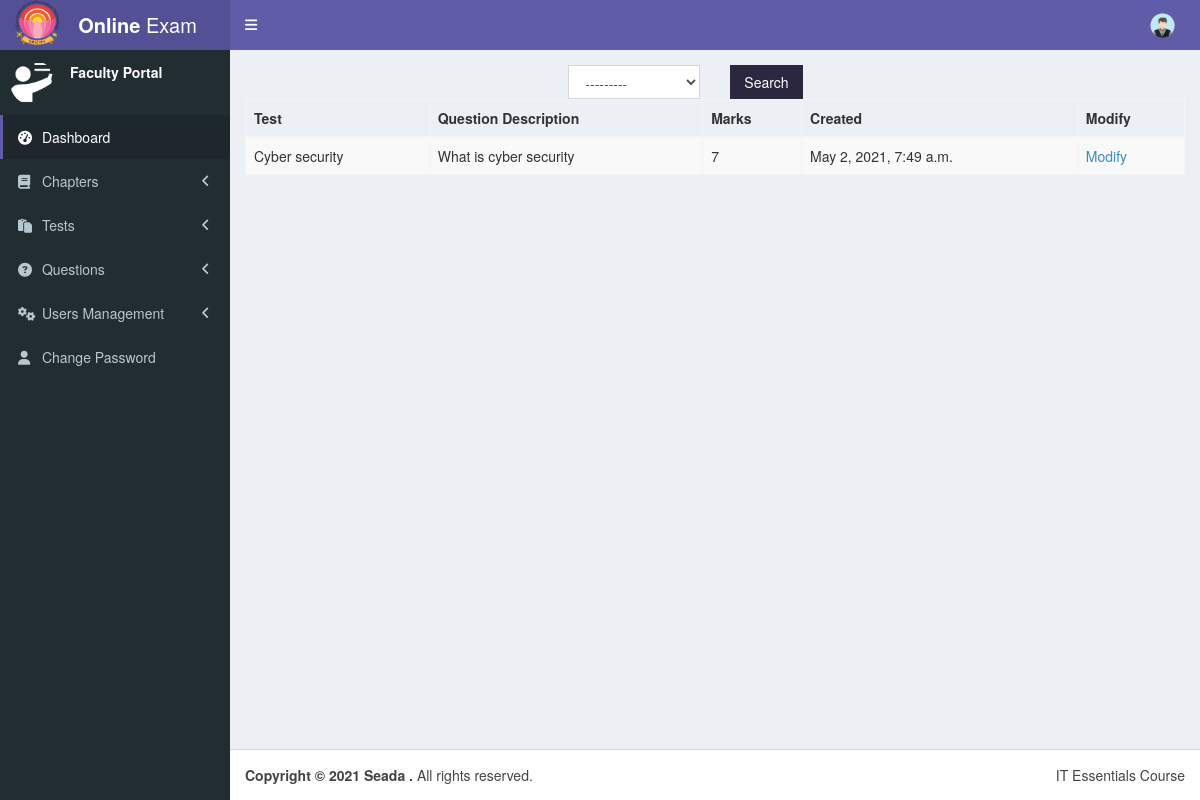
/view-questions (signed in), run on the app's committed database.
### it_essentials/models.py (models this page shows, shortened)
class StudentProfile(AbstractBaseUser, PermissionsMixin):
    email = models.EmailField(unique=True, max_length=30)
    name = models.CharField(max_length=250)
    profile_image = models.ImageField(upload_to='profile_images',null=True, blank=True, default="me.png")
    is_active = models.BooleanField(default=True)
    is_staff = models.BooleanField(default=False)
    date_joined = models.DateTimeField(default=timezone.now)
    last_login = models.DateTimeField(null=True)
    objects = UserProfileManager()
    USERNAME_FIELD = 'email'
    REQUIRED_FIELDS = ['name']

class Question(models.Model):
    test = models.ForeignKey(Exam, on_delete=models.CASCADE)
    name = models.CharField(max_length=300)
    score = models.PositiveIntegerField()
    answer1=models.CharField(max_length=200)
    answer2=models.CharField(max_length=200)
    answer3=models.CharField(max_length=200)
    answer4=models.CharField(max_length=200)
    answer5=models.CharField(max_length=200)
    answer_options=(('Answer1','Answer1'),('Answer2','Answer2'),('Answer3','Answer3'),('Answer4','Answer4'),('Answer5','Answer5'))
    answers=models.CharField(max_length=200,choices=answer_options)
    created = models.DateTimeField(auto_now_add=True)

class Exam(models.Model):
    chapter = models.OneToOneField(Chapter, on_delete=models.CASCADE)
    question_number = models.PositiveIntegerField()
    marks = models.PositiveIntegerField()
    def __str__(self):
        return self.chapter.name

class Chapter(models.Model):
    name = models.CharField(max_length=300)
    content = models.TextField()
    cover_image = models.ImageField(upload_to='chapters_cover_images')
    file_to_download = models.FileField(upload_to='chapter_file', blank=True, null=True)
    created = models.DateTimeField(auto_now_add=True)

### it_essentials/views.py (the view)
# urls.py: path('view-questions', view_questions, name='view_questions'),
@staff_member_required
def view_questions(request):
    filter = QuestionFilter(request.GET, queryset=Question.objects.all())
    return render(request, 'admin/view_questions.html',{'questions':filter})

### it_essentials/templates/admin/view_questions.html (shortened to what this page needs)
{% extends 'base.html' %}
{% block container %}
<section class="content container-fluid">
<div class="row">
    <div class="col-md-4 col-1"></div>
    <div class="col-md-4 col-10">
        <form method="get">
            <div class="row">
                <div class="col-md-6 col-12">{{ questions.form.test }}</div>
                <div class="col-md-6 col-12"><input type="submit" value="Search" class="btn-search"/></div>
            </div>
        </form>
    </div>
    <div class="col-md-4 col-1"></div>
</div>
    <table id="example" class="table table-striped table-bordered nowrap" style="width:100%">
        <thead>
            <tr>
                <th>Test</th>
                <th>Question Description</th>
                <th>Marks</th>
                <th>Created</th>
                <th>Modify</th>
            </tr>
        </thead>
        <tbody>
        {% for i in questions.qs  %}
            <tr>
                <td>{{i.test}}</td>
                <td>{{i.name}}</td>
                <td>{{i.score}}</td>
                <td>{{i.created}}</td>
                <td><a href="{% url 'edit_question' i.id %}">Modify</a></td>
            </tr>
        {% endfor %}
        </tbody>
    </table>
</section>
{% endblock %}

### it_essentials/templates/base.html (shortened to what this page needs)
<!DOCTYPE html>
{% load static %}
<html>
<head>
  <link rel="stylesheet" href="{% static "bower_components/bootstrap/dist/css/bootstrap.min.css" %}">
  <link rel="stylesheet" href="{% static "bower_components/font-awesome/css/font-awesome.min.css" %}">
  <link rel="stylesheet" href="{% static "bower_components/Ionicons/css/ionicons.min.css" %}">
  <link rel="stylesheet" href="{% static "dist/css/AdminLTE.min.css" %}">
  <link rel="stylesheet" href="{% static "dist/css/skins/skin-purple.min.css" %}">
  <link rel="stylesheet" href="{% static "dataTables.bootstrap.min.css" %}">
  <link rel="stylesheet" href="{% static "buttons.dataTables.min.css" %}">
  <link rel="stylesheet" href="{% static "responsive.bootstrap.min.css" %}">
  <link rel="stylesheet" href="{% static "font-awesome.css" %}">
</head>
<body class="hold-transition skin-purple sidebar-mini">
<div class="wrapper">
  <header class="main-header">
    <a href="{% url 'account' %}" class="logo">
      <span class="logo-lg"><b><img src="{% static "logo.png" %}" alt="My image" style="float:left;width:45px;height:45px;"> Online</b> Exam</span>
    </a>
    <nav class="navbar navbar-static-top" role="navigation">
      <a href="#" class="sidebar-toggle" data-toggle="push-menu" role="button">
      </a>
      <div class="navbar-custom-menu">
        <ul class="nav navbar-nav">
          <li class="dropdown user user-menu">
            <a href="#" class="dropdown-toggle" data-toggle="dropdown">
              <img src="{{user.profile_image.url}}" class="user-image" alt="User Image">
            </a>
          </li>
        </ul>
      </div>
    </nav>
  </header>
  <aside class="main-sidebar">
    <section class="sidebar">
      <div class="user-panel">
        <div class="pull-left image">
          <img src="{% static "teacher-icon.png" %}" class="img-circle" alt="User Image">
        </div>
        <div class="pull-left info">
          <p>Faculty Portal</p>
        </div>
      </div>
      <ul class="sidebar-menu" data-widget="tree">
        <li class="active"><a href="{% url 'account' %}"><i class="fa fa-dashboard"></i> <span>Dashboard</span></a></li>
        <li class="treeview">
          <a href="#"><i class="fa fa-book"></i> <span>Chapters</span>
            <span class="pull-right-container">
                <i class="fa fa-angle-left pull-right"></i>
              </span>
          </a>
        </li>
        <li class="treeview">
          <a href="#"><i class="fa fa-clipboard"></i> <span>Tests</span>
            <span class="pull-right-container">
                <i class="fa fa-angle-left pull-right"></i>
              </span>
          </a>
        </li>
        <li class="treeview">
          <a href="#"><i class="fa fa-question-circle"></i> <span>Questions</span>
            <span class="pull-right-container">
                <i class="fa fa-angle-left pull-right"></i>
              </span>
          </a>
        </li>
        <li class="treeview">
          <a href="#"><i class="fa fa-gears"></i> <span>Users Management</span>
            <span class="pull-right-container">
                <i class="fa fa-angle-left pull-right"></i>
              </span>
          </a>
        </li>
        <li><a href="{% url 'change_password' %}"><i class="fa fa-user"></i> <span>Change Password</span></a></li>
      </ul>
    </section>
  </aside>
  <div class="content-wrapper">
    {% block container %}
    {% endblock  %}
  </div>
  <footer class="main-footer">
    <div class="pull-right hidden-xs">
     IT Essentials Course
    </div>
    <strong>Copyright &copy; 2021 Seada .</strong> All rights reserved.
  </footer>
</div>
</body>
</html>

### it_essentials/templates/admin/view_questions.html (style rules this page uses)
.btn-search { height: 34px; width: 73px; background: #2a273e; color: white; border: none; }

### data on the page
StudentProfile: profile_image (picture)
Question: test "Cyber security", name "What is cyber security", score "7", created "May 2, 2021, 7:49 a.m."
